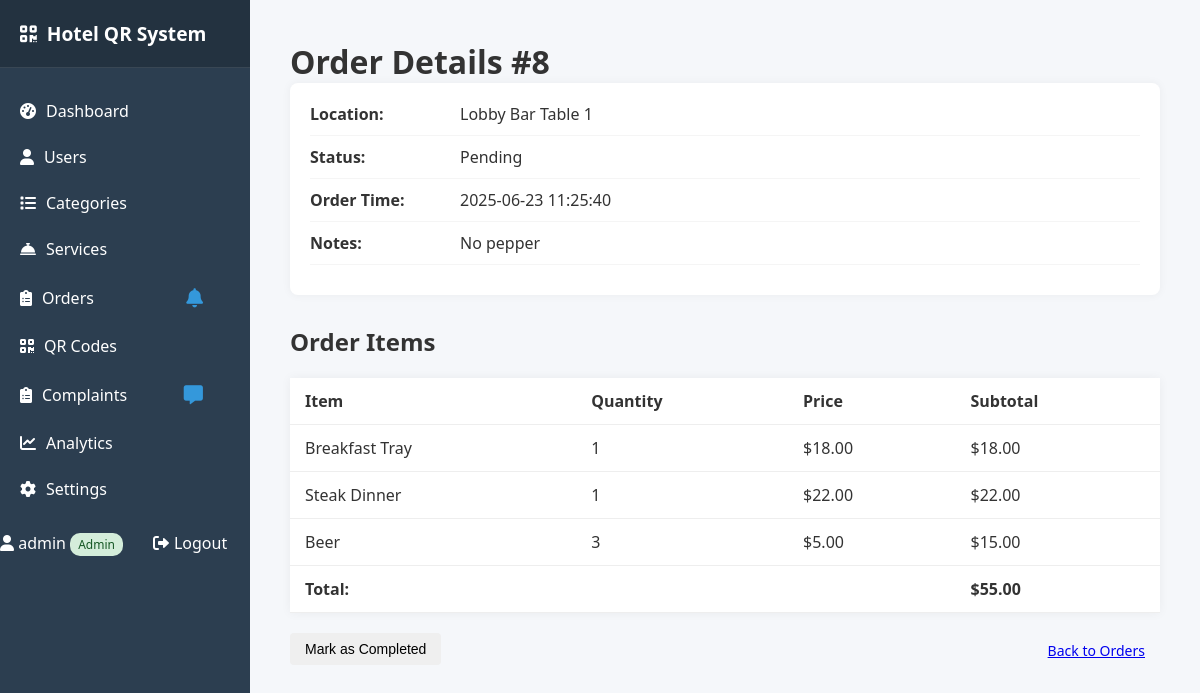
The app's page /admin/order_detail.php?id=8 (signed in) with its own data.
### tables this page shows
CREATE TABLE `orders` (
  `id` int(11) NOT NULL,
  `location_label` varchar(100) NOT NULL,
  `items` longtext DEFAULT NULL,
  `status` enum('pending','completed','cancelled') DEFAULT 'pending',
  `notes` text DEFAULT NULL,
  `created_at` timestamp NOT NULL DEFAULT current_timestamp(),
  `cancelled_at` timestamp NOT NULL DEFAULT current_timestamp(),
  `completed_at` timestamp NULL DEFAULT NULL
);

CREATE TABLE `order_items` (
  `id` int(11) NOT NULL,
  `order_id` int(11) NOT NULL,
  `service_id` int(11) NOT NULL,
  `price` decimal(10,2) NOT NULL,
  `quantity` int(11) NOT NULL DEFAULT 1
);

CREATE TABLE `services` (
  `id` int(11) NOT NULL,
  `category_id` int(11) NOT NULL,
  `name` varchar(100) NOT NULL,
  `description` text DEFAULT NULL,
  `price` decimal(10,2) NOT NULL,
  `is_active` tinyint(1) DEFAULT 1,
  `created_at` timestamp NOT NULL DEFAULT current_timestamp()
);

### includes/functions.php (called while the page is built, shortened)
<?php
require_once 'db.php';
function getOrderById($pdo, $order_id) {
    $sql = "SELECT o.* FROM orders o WHERE o.id = ?";
    $stmt = executeQuery($pdo, $sql, [$order_id]);
    $order = $stmt->fetch();
    $sql = "SELECT oi.*, s.name as service_name
            FROM order_items oi
            JOIN services s ON oi.service_id = s.id
            WHERE oi.order_id = ?";
    $stmt = executeQuery($pdo, $sql, [$order_id]);
    $order['items'] = $stmt->fetchAll();
    return $order;
}
?>

### includes/db.php (called while the page is built, shortened)
<?php
function executeQuery($pdo, $sql, $params = []) {
    $stmt = $pdo->prepare($sql);
    $stmt->execute($params);
    return $stmt;
}
?>

### admin/order_detail.php (the view, shortened to what this page needs)
<?php
require_once '../includes/db.php';
require_once '../includes/functions.php';
$order_id = isset($_GET['id']) ? (int)$_GET['id'] : 0;
$order = getOrderById($pdo, $order_id);
$total = 0;
foreach ($order['items'] as $item) {
    $total += $item['price'] * $item['quantity'];
}
?>
<!DOCTYPE html>
<html lang="en">
<head>
    <link rel="stylesheet" href="../assets/css/admin.css">
</head>
<body>
    <?php include 'admin_header.php'; ?>
    <div class="container">
        <h1>Order Details #<?= $order['id'] ?></h1>
        <div class="order-details">
            <div class="detail-row">
                <span class="detail-label">Location:</span>
                <span class="detail-value"><?= htmlspecialchars($order['location_label']) ?></span>
            </div>
            <div class="detail-row">
                <span class="detail-label">Status:</span>
                <span class="detail-value"><?= ucfirst($order['status']) ?></span>
            </div>
            <div class="detail-row">
                <span class="detail-label">Order Time:</span>
                <span class="detail-value"><?= date('Y-m-d H:i:s', strtotime($order['created_at'])) ?></span>
            </div>
            <?php if (!empty($order['notes'])): ?>
                <div class="detail-row">
                    <span class="detail-label">Notes:</span>
                    <span class="detail-value"><?= htmlspecialchars($order['notes']) ?></span>
                </div>
            <?php endif; ?>
        </div>
        <h2>Order Items</h2>
        <table>
            <thead>
                <tr>
                    <th>Item</th>
                    <th>Quantity</th>
                    <th>Price</th>
                    <th>Subtotal</th>
                </tr>
            </thead>
            <tbody>
                <?php foreach ($order['items'] as $item): ?>
                    <tr>
                        <td><?= htmlspecialchars($item['service_name']) ?></td>
                        <td><?= $item['quantity'] ?></td>
                        <td>$<?= number_format($item['price'], 2) ?></td>
                        <td>$<?= number_format($item['price'] * $item['quantity'], 2) ?></td>
                    </tr>
                <?php endforeach; ?>
            </tbody>
            <tfoot>
                <tr>
                    <td colspan="3" class="text-right"><strong>Total:</strong></td>
                    <td><strong>$<?= number_format($total, 2) ?></strong></td>
                </tr>
            </tfoot>
        </table>
        <div class="order-actions">
            <?php if ($order['status'] === 'pending'): ?>
                <form method="POST" action="order_detail.php?id=<?= $order['id'] ?>">
                    <button type="submit" name="complete_order" class="btn success">Mark as Completed</button>
                </form>
            <?php endif; ?>
            <a href="orders.php" class="btn">Back to Orders</a>
        </div>
    </div>
</body>
</html>

### assets/css/admin.css (style rules this page uses)
:root { --primary: #3498db; --primary-dark: #2980b9; --secondary: #2ecc71; --danger: #e74c3c; --warning: #f39c12; --dark: #2c3e50; --light: #ecf0f1; --gray: #95a5a6; --white: #ffffff; --black: #000000; }
* { margin: 0; padding: 0; box-sizing: border-box; }
body { font-family: 'Segoe UI', Tahoma, Geneva, Verdana, sans-serif; background-color: #f5f7fa; color: #333; }
.btn { display: inline-flex; align-items: center; gap: 5px; padding: 8px 15px; border: none; border-radius: 4px; font-size: 14px; cursor: pointer; transition: all 0.3s; }
table { width: 100%; border-collapse: collapse; margin: 20px 0; background-color: white; box-shadow: 0 0 10px rgba(0, 0, 0, 0.05); }
th, td { padding: 12px 15px; text-align: left; border-bottom: 1px solid #eee; }
th { background-color: var(--light-color); font-weight: bold; color: var(--dark-color); }
.order-details { background-color: white; padding: 20px; border-radius: 8px; box-shadow: 0 0 10px rgba(0, 0, 0, 0.05); margin-bottom: 30px; }
.detail-row { display: flex; margin-bottom: 10px; padding-bottom: 10px; border-bottom: 1px solid #f5f5f5; }
.detail-label { font-weight: bold; width: 150px; color: var(--dark-color); }
.detail-value { flex: 1; }
.order-actions { display: flex; justify-content: space-between; margin-top: 20px; }
.container { max-width: 1400px; margin: 0 auto; padding: 20px; }

### admin/admin_header.php (style rules this page uses)
:root { --header-height: 60px; --footer-height: 50px; }
body { margin: 0; padding: 0; display: grid; grid-template-rows: var(--header-height) 1fr var(--footer-height); min-height: 100vh; overflow: hidden; }

### records on screen
orders: id "8", location_label "Lobby Bar Table 1", status "Pending", created_at "2025-06-23 11:25:40", notes "No pepper"
order_items: service.name "Breakfast Tray", quantity "1", price "18.00", $item['price']*$item['quantity'] "18.00"
order_items: service.name "Steak Dinner", quantity "1", price "22.00", $item['price']*$item['quantity'] "22.00"
order_items: service.name "Beer", quantity "3", price "5.00", $item['price'] * $item['quantity'] "15.00"

### other values on screen
$_SESSION['admin_username'] "admin"
$_SESSION['admin_role'] "Admin"
$total "55.00"
